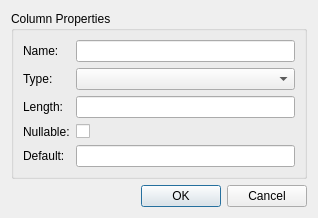
<?xml version="1.0" encoding="UTF-8"?>
<ui version="4.0">
 <class>ColumnDialog</class>
 <widget class="QDialog" name="ColumnDialog">
  <property name="geometry">
   <rect>
    <x>0</x>
    <y>0</y>
    <width>318</width>
    <height>214</height>
   </rect>
  </property>
  <property name="windowTitle">
   <string>Column Properties</string>
  </property>
  <layout class="QGridLayout" name="gridLayout_2">
   <item row="0" column="0">
    <widget class="QGroupBox" name="groupBox">
     <property name="title">
      <string>Column Properties</string>
     </property>
     <layout class="QGridLayout" name="gridLayout">
      <item row="4" column="1">
       <widget class="QLineEdit" name="defaultLineEdit"/>
      </item>
      <item row="3" column="0">
       <widget class="QLabel" name="label_3">
        <property name="text">
         <string>Nullable:</string>
        </property>
       </widget>
      </item>
      <item row="1" column="1">
       <widget class="QComboBox" name="typeComboBox"/>
      </item>
      <item row="4" column="0">
       <widget class="QLabel" name="label_4">
        <property name="text">
         <string>Default:</string>
        </property>
       </widget>
      </item>
      <item row="1" column="0">
       <widget class="QLabel" name="label_2">
        <property name="text">
         <string>Type:</string>
        </property>
       </widget>
      </item>
      <item row="3" column="1">
       <widget class="QCheckBox" name="nullableCheckBox">
        <property name="text">
         <string/>
        </property>
       </widget>
      </item>
      <item row="0" column="0">
       <widget class="QLabel" name="label">
        <property name="text">
         <string>Name:</string>
        </property>
       </widget>
      </item>
      <item row="0" column="1">
       <widget class="QLineEdit" name="nameLineEdit"/>
      </item>
      <item row="2" column="0">
       <widget class="QLabel" name="label_5">
        <property name="text">
         <string>Length:</string>
        </property>
       </widget>
      </item>
      <item row="2" column="1">
       <widget class="QLineEdit" name="lengthLineEdit"/>
      </item>
     </layout>
    </widget>
   </item>
   <item row="1" column="0">
    <widget class="QDialogButtonBox" name="buttonBox">
     <property name="orientation">
      <enum>Qt::Horizontal</enum>
     </property>
     <property name="standardButtons">
      <set>QDialogButtonBox::Cancel|QDialogButtonBox::Ok</set>
     </property>
    </widget>
   </item>
  </layout>
 </widget>
 <resources/>
 <connections>
  <connection>
   <sender>buttonBox</sender>
   <signal>accepted()</signal>
   <receiver>ColumnDialog</receiver>
   <slot>accept()</slot>
   <hints>
    <hint type="sourcelabel">
     <x>248</x>
     <y>254</y>
    </hint>
    <hint type="destinationlabel">
     <x>157</x>
     <y>274</y>
    </hint>
   </hints>
  </connection>
  <connection>
   <sender>buttonBox</sender>
   <signal>rejected()</signal>
   <receiver>ColumnDialog</receiver>
   <slot>reject()</slot>
   <hints>
    <hint type="sourcelabel">
     <x>316</x>
     <y>260</y>
    </hint>
    <hint type="destinationlabel">
     <x>286</x>
     <y>274</y>
    </hint>
   </hints>
  </connection>
 </connections>
</ui>
